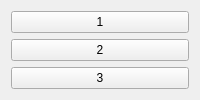
<?xml version="1.0" encoding="UTF-8"?>
<ui version="4.0">
 <class>VBoxLayoutWidget</class>
 <widget class="QWidget" name="HBoxLayoutWidget">
  <layout class="QVBoxLayout">
   <item>
    <widget class="QPushButton" name="pushButton1">
     <property name="text">
      <string>1</string>
     </property>
    </widget>
   </item>
   <item>
    <widget class="QPushButton" name="pushButton2">
     <property name="text">
      <string>2</string>
     </property>
    </widget>
   </item>
   <item>
    <widget class="QPushButton" name="pushButton3">
     <property name="text">
      <string>3</string>
     </property>
    </widget>
   </item>
  </layout>
 </widget>
 <resources/>
 <connections/>
</ui>
